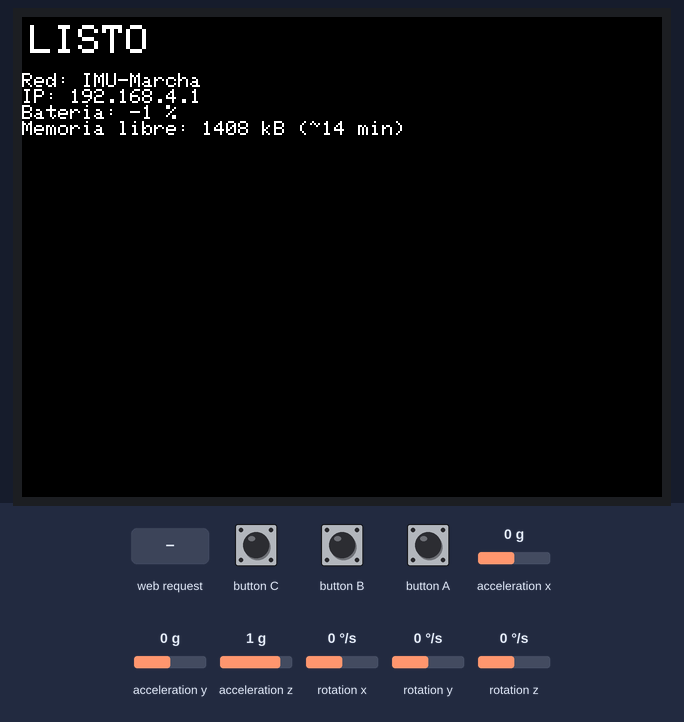
Simulated run of this sketch. Board: ESP32. Parts: 320×240 colour display. Inputs (shaded band) come from the test bench; at power-on: acceleration x 0 g, acceleration y 0 g, acceleration z 1 g, rotation x 0 °/s, rotation y 0 °/s, rotation z 0 °/s. WiFi joins after 1.5 s; servers stay silent unless stated; storage starts empty; what the sketch prints to the serial monitor is not drawn.

Above: at 1.6 s.
1.7 s: button A pressed for 0.15 s
At 2.3 s:
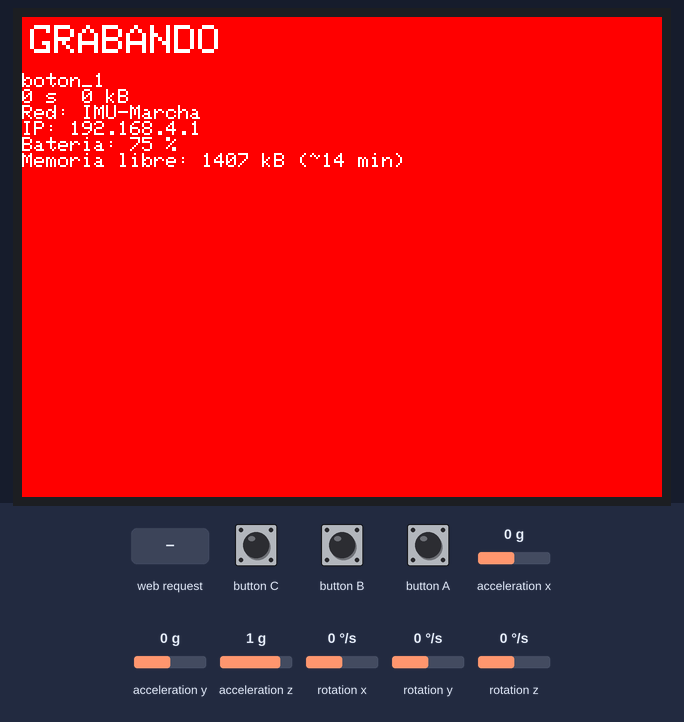
4.8 s: HTTP request GET /fin?sesion=1 received
At 5.9 s:
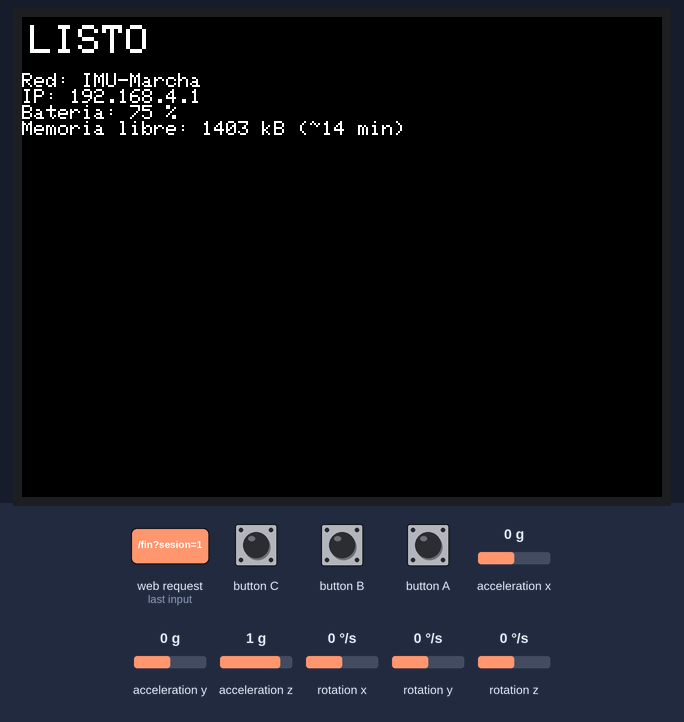
6.5 s: HTTP request GET /inicio?sesion=0 received
At 7.6 s:
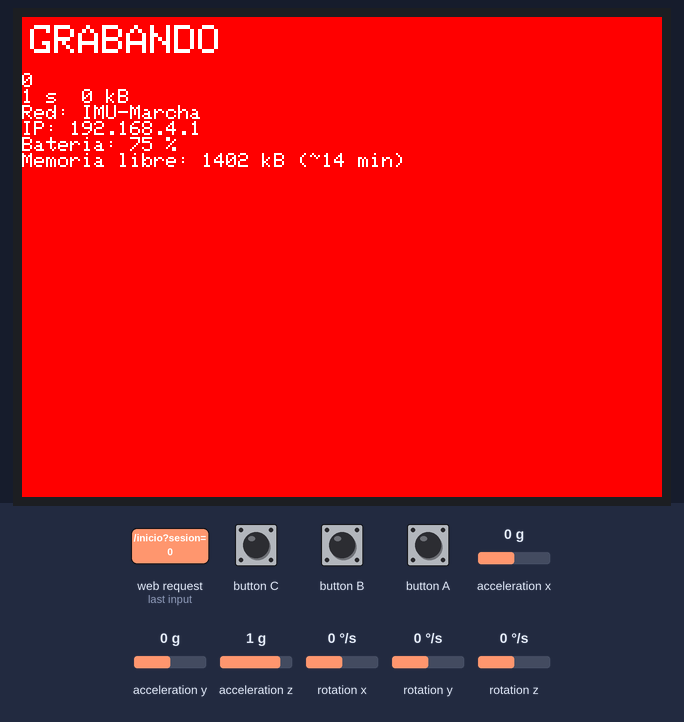
9.5 s: button A pressed for 1 s
At 11.1 s:
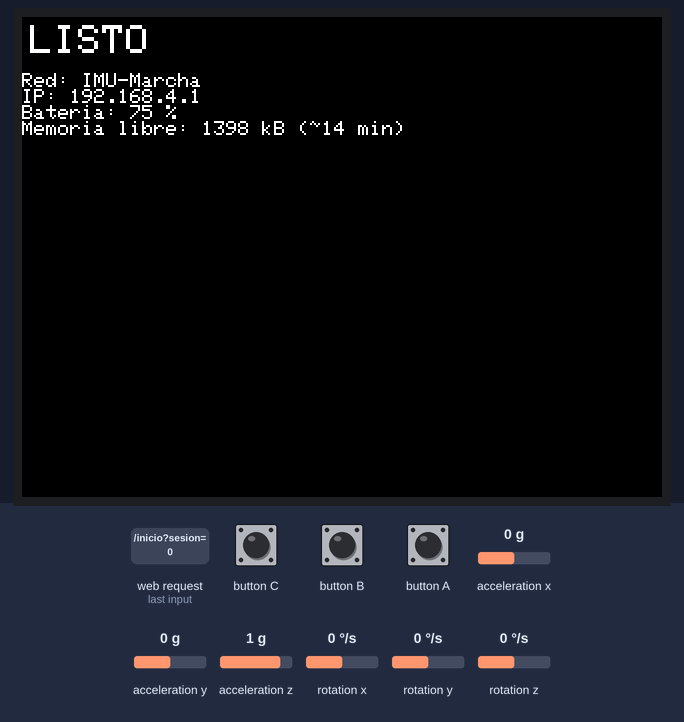
12.0 s: HTTP request GET /inicio?n=1 received
At 12.9 s:
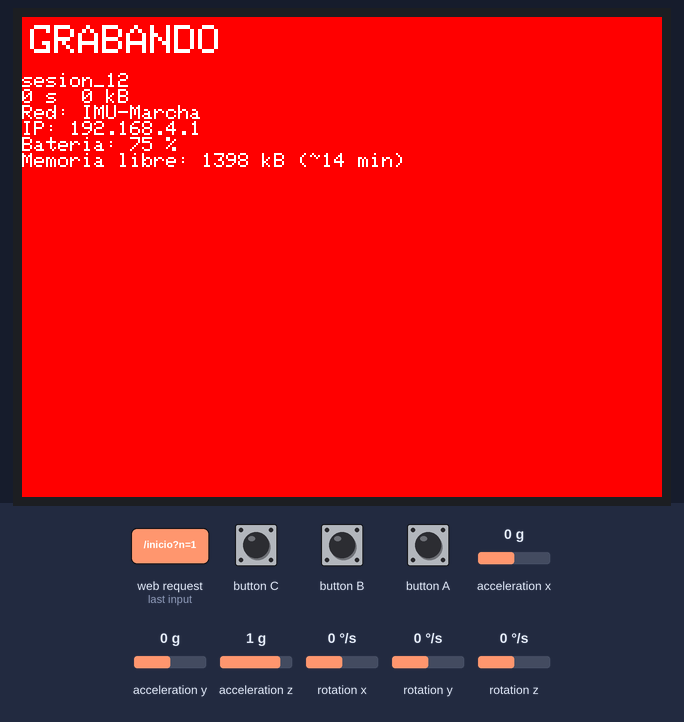
Timing chart, 0 to 15.0 s (numbered marks = the images above; inputs shaded):
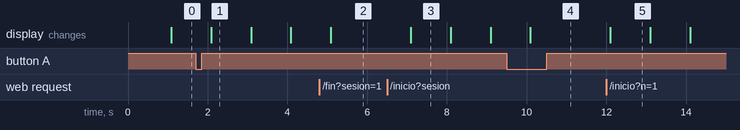

The sketch:

imu_marcha.ino
```cpp
// IMU Marcha · firmware único para la IMU lumbar del Proyecto 1 (UNAB).
//
// Funciona en:
//   - M5StickS3 y M5StickC Plus2 (M5Unified reconoce cuál es)   -> dejar EQUIPO_M5STICK
//   - ESP32 DevKit + MPU-6050 (montaje del informe del profesor) -> cambiar a EQUIPO_MPU6050
//
// Qué hace:
//   1. Lee aceleración y giro a 100 Hz exactos (tarea propia, no depende del WiFi).
//   2. Los envía por UDP al puerto 5005 con el MISMO formato de 164 bytes de imu_esp32_udp.ino,
//      así que ver_imu.py, la app Android y la app de Windows los reciben sin cambios.
//   3. Se controla a distancia por HTTP (puerto 8080): iniciar, detener, estado y descargar.
//   4. Mientras graba, guarda un respaldo en su memoria interna (LittleFS): los mismos paquetes,
//      uno tras otro. Al terminar, la app de Windows lo descarga y rellena lo perdido por WiFi.
//   5. Protecciones: el respaldo se asienta en la memoria cada segundo; si el equipo se reinicia
//      mientras graba (batería, golpe), al encender sigue grabando en <sesion>_contN.bin, y la app
//      de Windows une todos los archivos; si la memoria se llena, cierra el archivo sin corromperlo.
//
// Arduino IDE: paquete "esp32" de Espressif; para los Stick, además la biblioteca M5Unified.
// Esquema de particiones: elegir uno con espacio para archivos (por ejemplo "8M with spiffs").

#define EQUIPO_M5STICK
// #define EQUIPO_MPU6050

#include <WiFi.h>
#include <WiFiUdp.h>
#include <WebServer.h>
#include <LittleFS.h>
#ifdef EQUIPO_M5STICK
#include <M5Unified.h>
#else
#include <Wire.h>
#endif

// ---------------------------------------------------------------- configuración
const char*    RED_WIFI      = "IMU-Marcha";     // red que crea el equipo
const char*    CLAVE_WIFI    = "marcha2026";
const char*    RED_EXISTENTE = "";               // si se llena, primero intenta unirse a esa red
const char*    CLAVE_EXISTENTE = "";
const uint16_t PUERTO_DATOS  = 5005;
const uint16_t PUERTO_CONTROL = 8080;
const int      POR_PAQUETE   = 10;
const char*    VERSION       = "1.0";

// ---------------------------------------------------------------- formato (igual que el informe)
struct __attribute__((packed)) Muestra { uint32_t t_us; int16_t ax, ay, az, gx, gy, gz; };
struct __attribute__((packed)) Paquete { uint32_t secuencia; Muestra m[POR_PAQUETE]; };

WiFiUDP udp;
WebServer servidor(PUERTO_CONTROL);
QueueHandle_t cola;
IPAddress destino;

volatile bool     grabando = false;
volatile uint32_t secuenciaActual = 0;
volatile int      bateria = -1;
volatile uint32_t descartados = 0;    // paquetes que no cupieron en la cola
String   sesion = "";
File     archivo;
uint32_t bytesGrabados = 0;
uint32_t inicioGrabacion = 0;
uint32_t ultimoFlush = 0;
bool     retomado = false;        // la grabación siguió después de un reinicio
bool     memoriaLlena = false;
String   nombreEquipo = "ESP32";
const char* MARCA_GRABANDO = "/grabando.txt";   // existe mientras hay una grabación abierta

// ---------------------------------------------------------------- lectura del sensor
#ifdef EQUIPO_MPU6050
const uint8_t MPU = 0x68;
void escribirRegistro(uint8_t reg, uint8_t valor) {
  Wire.beginTransmission(MPU); Wire.write(reg); Wire.write(valor); Wire.endTransmission();
}
int16_t leer16() {
  uint8_t alto = Wire.read();
  uint8_t bajo = Wire.read();
  return (int16_t)((alto << 8) | bajo);
}
#endif

int16_t aCuentas(float valor, float escala) {
  float c = valor * escala;
  if (c > 32767) c = 32767;
  if (c < -32768) c = -32768;
  return (int16_t)lroundf(c);
}

void leerSensor(Muestra &s) {
#ifdef EQUIPO_M5STICK
  float ax, ay, az, gx, gy, gz;
  M5.Imu.update();
  M5.Imu.getAccel(&ax, &ay, &az);           // g
  M5.Imu.getGyro(&gx, &gy, &gz);            // °/s
  s.t_us = micros();
  s.ax = aCuentas(ax, 8192.0); s.ay = aCuentas(ay, 8192.0); s.az = aCuentas(az, 8192.0);
  s.gx = aCuentas(gx, 65.5);   s.gy = aCuentas(gy, 65.5);   s.gz = aCuentas(gz, 65.5);
#else
  Wire.beginTransmission(MPU); Wire.write(0x3B); Wire.endTransmission(false);
  Wire.requestFrom(MPU, (uint8_t)14);
  s.t_us = micros();
  s.ax = leer16(); s.ay = leer16(); s.az = leer16();
  leer16();                                  // temperatura
  s.gx = leer16(); s.gy = leer16(); s.gz = leer16();
#endif
}

// Tarea de muestreo: 100 Hz exactos, independiente del WiFi y de la memoria.
void tareaMuestreo(void*) {
  Paquete p;
  int n = 0;
  uint32_t sec = 0;
  uint32_t ultimaBateria = 0;
  TickType_t siguiente = xTaskGetTickCount();
  for (;;) {
    vTaskDelayUntil(&siguiente, pdMS_TO_TICKS(10));
    leerSensor(p.m[n]);
    if (++n == POR_PAQUETE) {
      p.secuencia = sec++;
      secuenciaActual = sec;
      if (xQueueSend(cola, &p, 0) != pdTRUE) descartados++;
      n = 0;
    }
#ifdef EQUIPO_M5STICK
    if (millis() - ultimaBateria > 2000) {   // mismo hilo que la IMU: evita choques en el bus I2C
      ultimaBateria = millis();
      bateria = M5.Power.getBatteryLevel();
    }
#endif
  }
}

// ---------------------------------------------------------------- control por HTTP
String limpiar(String s) {
  String r;
  for (char c : s) if (isalnum(c) || c == '_' || c == '-') r += c;
  if (r.length() > 40) r = r.substring(0, 40);
  return r;
}

String estadoJson() {
  size_t libre = LittleFS.totalBytes() - LittleFS.usedBytes();
  String j = "{";
  j += "\"equipo\":\"" + nombreEquipo + "\",";
  j += "\"version\":\"" + String(VERSION) + "\",";
  j += "\"mac\":\"" + WiFi.macAddress() + "\",";
  j += "\"grabando\":" + String(grabando ? "true" : "false") + ",";
  j += "\"sesion\":\"" + sesion + "\",";
  j += "\"retomado\":" + String(retomado ? "true" : "false") + ",";
  j += "\"memoria_llena\":" + String(memoriaLlena ? "true" : "false") + ",";
  j += "\"segundos\":" + String(grabando ? (millis() - inicioGrabacion) / 1000.0 : 0.0, 1) + ",";
  j += "\"bytes\":" + String(bytesGrabados) + ",";
  j += "\"secuencia\":" + String(secuenciaActual) + ",";
  j += "\"descartados\":" + String(descartados) + ",";
  j += "\"bateria\":" + String(bateria) + ",";
  j += "\"libre_kb\":" + String(libre / 1024) + ",";
  j += "\"fs_hz\":100}";
  return j;
}

void responder(int codigo, const String& json) {
  servidor.sendHeader("Access-Control-Allow-Origin", "*");
  servidor.send(codigo, "application/json", json);
}

void marcarGrabando(bool si) {
  if (si) {
    File f = LittleFS.open(MARCA_GRABANDO, FILE_WRITE);
    if (f) { f.print(sesion); f.close(); }
  } else {
    LittleFS.remove(MARCA_GRABANDO);
  }
}

void iniciarGrabacion(String nombre) {
  if (grabando) return;
  sesion = limpiar(nombre);
  if (sesion.length() == 0) sesion = "sesion_" + String(millis() / 1000);
  // restos de una sesión anterior con el mismo nombre no deben mezclarse con esta
  for (int k = 1; k < 100; k++) {
    String c = "/" + sesion + "_cont" + String(k) + ".bin";
    if (!LittleFS.exists(c)) break;
    LittleFS.remove(c);
  }
  archivo = LittleFS.open("/" + sesion + ".bin", FILE_WRITE);
  bytesGrabados = 0;
  inicioGrabacion = millis();
  ultimoFlush = millis();
  retomado = false;
  memoriaLlena = false;
  grabando = (bool)archivo;
  if (grabando) marcarGrabando(true);
}

void detenerGrabacion() {
  if (!grabando) return;
  grabando = false;
  archivo.flush();
  archivo.close();
  marcarGrabando(false);
}

// Si al encender existe la marca, el equipo se reinició mientras grababa: se sigue en un archivo nuevo.
void retomarSiCorresponde() {
  if (!LittleFS.exists(MARCA_GRABANDO)) return;
  File f = LittleFS.open(MARCA_GRABANDO, FILE_READ);
  String s = f ? f.readString() : "";
  if (f) f.close();
  s.trim();
  if (s.length() == 0) { LittleFS.remove(MARCA_GRABANDO); return; }
  sesion = limpiar(s);
  int k = 1;
  while (LittleFS.exists("/" + sesion + "_cont" + String(k) + ".bin") && k < 99) k++;
  archivo = LittleFS.open("/" + sesion + "_cont" + String(k) + ".bin", FILE_WRITE);
  bytesGrabados = 0;
  inicioGrabacion = millis();
  ultimoFlush = millis();
  grabando = (bool)archivo;
  retomado = grabando;
  Serial.printf("Grabación retomada en %s_cont%d.bin\n", sesion.c_str(), k);
}

void configurarServidor() {
  servidor.on("/estado", [] { responder(200, estadoJson()); });
  servidor.on("/inicio", [] {
    iniciarGrabacion(servidor.arg("sesion"));
    responder(grabando ? 200 : 500, estadoJson());
  });
  servidor.on("/fin", [] {
    detenerGrabacion();
    responder(200, estadoJson());
  });
  servidor.on("/archivos", [] {
    String j = "[";
    File raiz = LittleFS.open("/");
    File f = raiz.openNextFile();
    bool primero = true;
    while (f) {
      if (!primero) j += ",";
      j += "{\"nombre\":\"" + String(f.name()) + "\",\"bytes\":" + String(f.size()) + "}";
      primero = false;
      f = raiz.openNextFile();
    }
    j += "]";
    responder(200, j);
  });
  servidor.on("/archivo", [] {
    String n = servidor.arg("n");
    if (grabando && n == sesion + ".bin") { responder(409, "{\"error\":\"grabando\"}"); return; }
    File f = LittleFS.open("/" + n, FILE_READ);
    if (!f) { responder(404, "{\"error\":\"no existe\"}"); return; }
    servidor.streamFile(f, "application/octet-stream");
    f.close();
  });
  servidor.on("/borrar", [] {
    String n = servidor.arg("n");
    if (grabando && n == sesion + ".bin") { responder(409, "{\"error\":\"grabando\"}"); return; }
    bool ok = LittleFS.remove("/" + n);
    responder(ok ? 200 : 404, ok ? "{\"ok\":true}" : "{\"error\":\"no existe\"}");
  });
  servidor.onNotFound([] { responder(404, "{\"error\":\"ruta desconocida\"}"); });
  servidor.begin();
}

// ---------------------------------------------------------------- red
void iniciarRed() {
  WiFi.setSleep(false);
  WiFi.setAutoReconnect(true);
  if (strlen(RED_EXISTENTE) > 0) {
    WiFi.mode(WIFI_STA);
    WiFi.begin(RED_EXISTENTE, CLAVE_EXISTENTE);
    uint32_t t0 = millis();
    while (WiFi.status() != WL_CONNECTED && millis() - t0 < 10000) delay(200);
    if (WiFi.status() == WL_CONNECTED) {
      IPAddress ip = WiFi.localIP(), m = WiFi.subnetMask();
      destino = IPAddress(ip[0] | ~m[0], ip[1] | ~m[1], ip[2] | ~m[2], ip[3] | ~m[3]);
      return;
    }
  }
  WiFi.mode(WIFI_AP);
  WiFi.softAP(RED_WIFI, CLAVE_WIFI);
  destino = IPAddress(192, 168, 4, 255);
}

IPAddress miIP() { return WiFi.getMode() == WIFI_STA ? WiFi.localIP() : WiFi.softAPIP(); }

// ---------------------------------------------------------------- pantalla
void mostrarPantalla() {
#ifdef EQUIPO_M5STICK
  auto& d = M5.Display;
  d.startWrite();
  d.fillScreen(grabando ? TFT_RED : TFT_BLACK);
  d.setTextColor(TFT_WHITE);
  d.setCursor(4, 4);
  d.setTextSize(2);
  d.println(grabando ? (retomado ? "GRABANDO*" : "GRABANDO") : (memoriaLlena ? "MEMORIA LLENA" : "LISTO"));
  d.setTextSize(1);
  d.println();
  if (grabando) {
    d.printf("%s\n%.0f s  %u kB\n", sesion.c_str(), (millis() - inicioGrabacion) / 1000.0, bytesGrabados / 1024);
  }
  d.printf("Red: %s\nIP: %s\n", WiFi.getMode() == WIFI_STA ? RED_EXISTENTE : RED_WIFI, miIP().toString().c_str());
  d.printf("Bateria: %d %%\n", (int)bateria);
  size_t libre = LittleFS.totalBytes() - LittleFS.usedBytes();
  d.printf("Memoria libre: %u kB (~%u min)\n", (unsigned)(libre / 1024), (unsigned)(libre / 1640 / 60));
  d.endWrite();
#endif
}

// ---------------------------------------------------------------- inicio
void setup() {
  Serial.begin(115200);
#ifdef EQUIPO_M5STICK
  auto cfg = M5.config();
  M5.begin(cfg);                     // también mantiene encendido el Plus2 con batería
  M5.Display.setRotation(1);
  nombreEquipo = (M5.getBoard() == m5::board_t::board_M5StickCPlus2) ? "M5StickC Plus2" : "M5StickS3";
  if (!M5.Imu.isEnabled()) {
    M5.Display.println("IMU ERROR");
  }
#else
  nombreEquipo = "ESP32 + MPU-6050";
  Wire.begin(21, 22);
  Wire.setClock(400000);
  Wire.beginTransmission(MPU); Wire.write(0x75); Wire.endTransmission(false);
  Wire.requestFrom(MPU, (uint8_t)1);
  uint8_t id = Wire.read();
  Serial.printf("WHO_AM_I = 0x%02X %s\n", id, id == 0x68 ? "(OK)" : "(revisar conexiones)");
  escribirRegistro(0x6B, 0x00);      // despertar
  escribirRegistro(0x1A, 0x03);      // filtro interno ~44 Hz
  escribirRegistro(0x1B, 0x08);      // ±500 °/s
  escribirRegistro(0x1C, 0x08);      // ±4 g
#endif
  if (!LittleFS.begin(true)) Serial.println("No se pudo montar LittleFS");
  retomarSiCorresponde();
  iniciarRed();
  udp.begin(PUERTO_DATOS);
  configurarServidor();
  Serial.printf("%s listo. IP %s\n", nombreEquipo.c_str(), miIP().toString().c_str());

  cola = xQueueCreate(64, sizeof(Paquete));
  xTaskCreatePinnedToCore(tareaMuestreo, "muestreo", 4096, nullptr, 3, nullptr, 1);
}

void loop() {
  Paquete p;
  // enviar y respaldar todo lo que haya en la cola
  while (xQueueReceive(cola, &p, 0) == pdTRUE) {
    udp.beginPacket(destino, PUERTO_DATOS);
    udp.write((uint8_t*)&p, sizeof(p));
    udp.endPacket();
    if (grabando) {
      size_t w = archivo.write((uint8_t*)&p, sizeof(p));
      bytesGrabados += w;
      if (w != sizeof(p)) { memoriaLlena = true; detenerGrabacion(); }   // memoria llena
    }
  }
  if (grabando && millis() - ultimoFlush > 1000) {      // asentar el respaldo cada segundo
    archivo.flush();
    ultimoFlush = millis();
  }
  servidor.handleClient();

#ifdef EQUIPO_M5STICK
  M5.update();
  if (M5.BtnA.wasPressed()) {                            // respaldo manual con el botón
    if (grabando) detenerGrabacion();
    else iniciarGrabacion("boton_" + String(millis() / 1000));
  }
#endif
  static uint32_t ultimaPantalla = 0;
  if (millis() - ultimaPantalla > 1000) { ultimaPantalla = millis(); mostrarPantalla(); }
  delay(1);
}
```

Measured:
- after the input at 1.7 s, the display: changes after 0.39 s (image 1)
- after the input at 4.8 s, the display: changes after 0.29 s (image 2)
- after the input at 6.5 s, the display: changes after 0.59 s (image 3)
- after the input at 9.5 s, the display: changes after 0.59 s (image 4)
- after the input at 12.0 s, the display: changes after 0.10 s (image 5)
